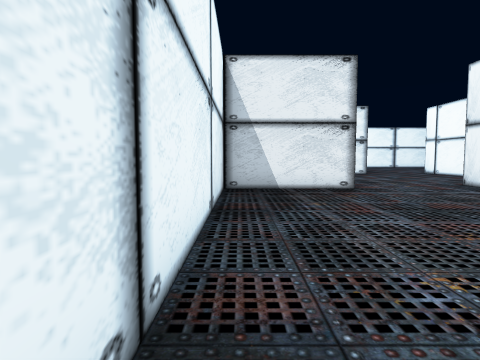
view 1 (above)

20 first-person views from a walk through a scene from a Unity 3-D project. The camera is 1.4 m above the floor, tilts 4° down and sees 75° across. Doors are open. The floor is counted in squares, 1.5 m on a side. Each view is taken from the middle of a square. On the plan, view 1 faces up. The plan holds only what a view shows up to about 12 squares ahead; the rest is blank. The place goes on beyond the plan. The player is left out.

view 2
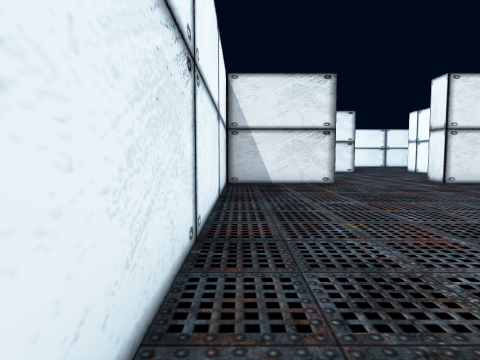

view 3
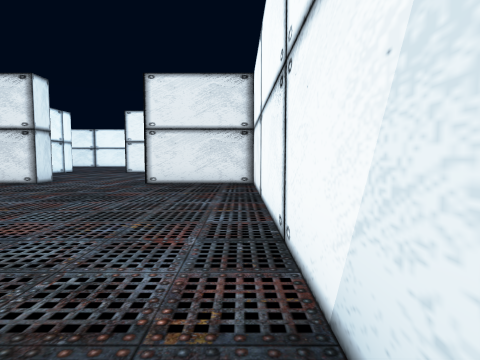

view 4
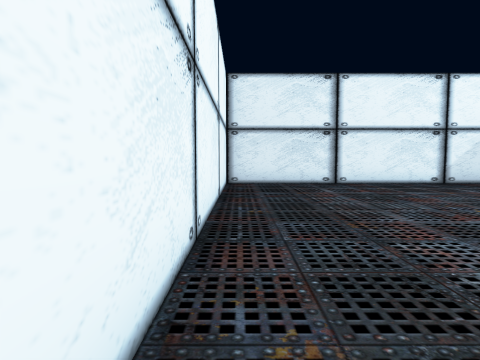

view 5
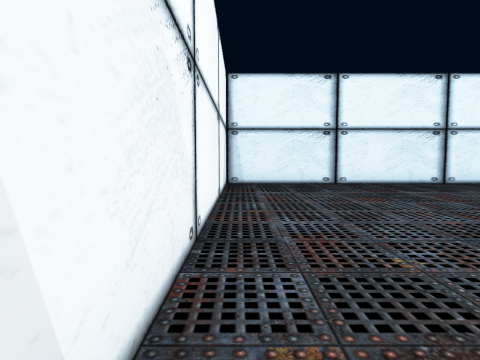

view 6
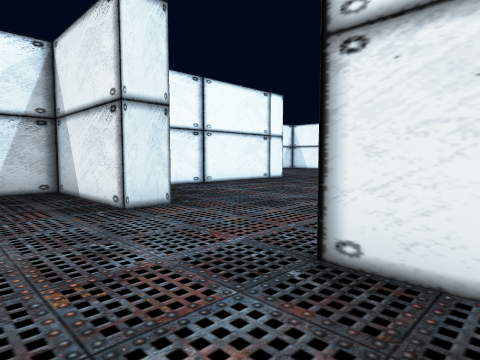

view 7
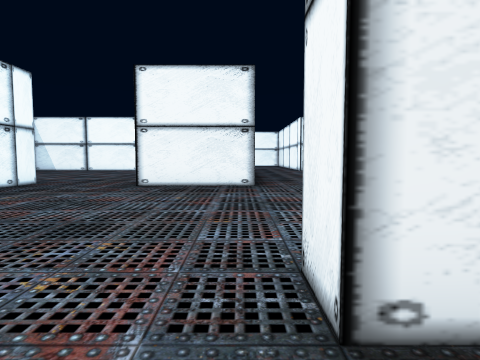

view 8
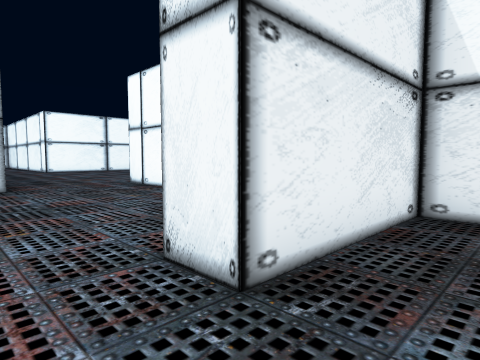

view 9
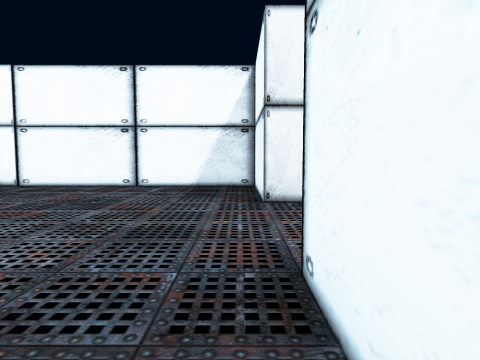

view 10
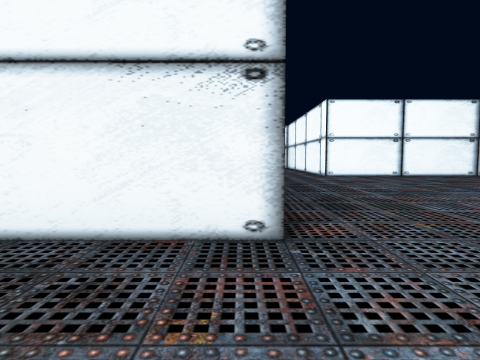

view 11
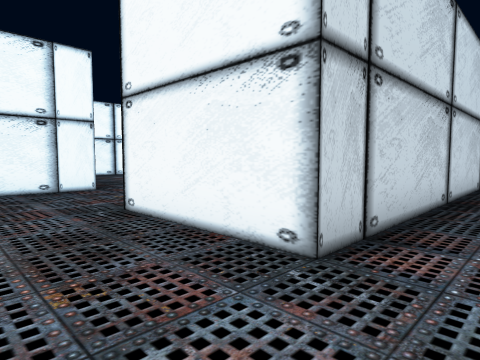

view 12
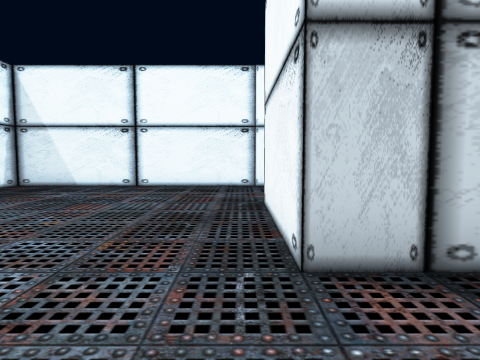

view 13
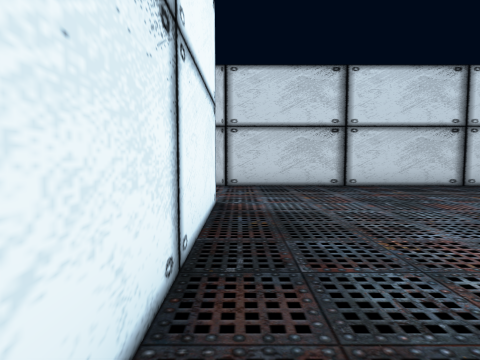

view 14
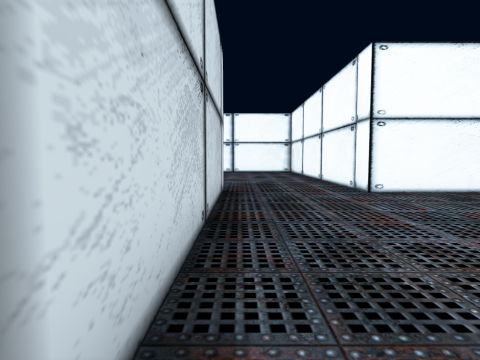

view 15
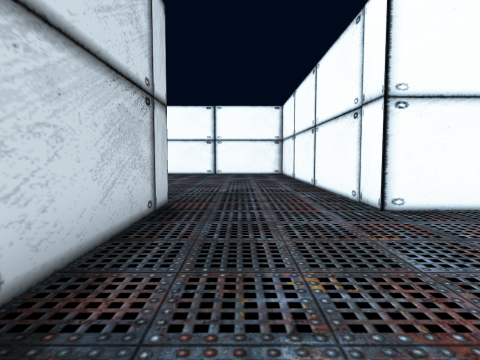

view 16
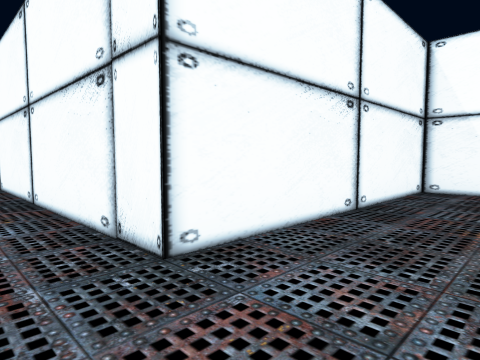

view 17
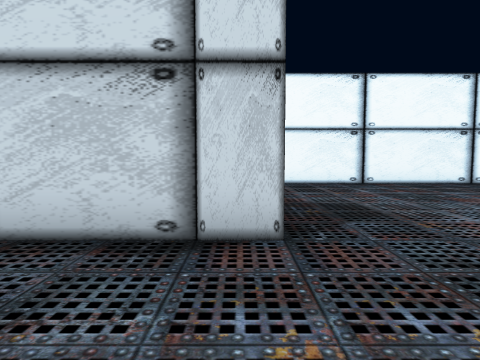

view 18
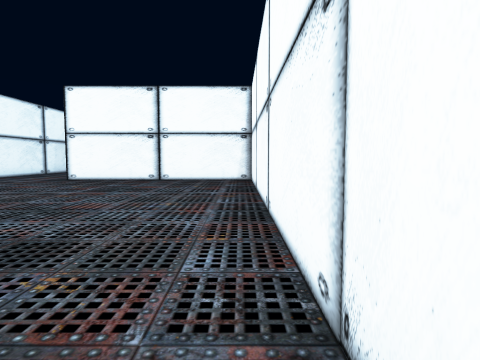

view 19
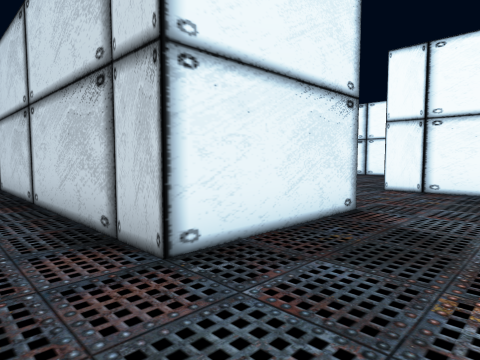

view 20
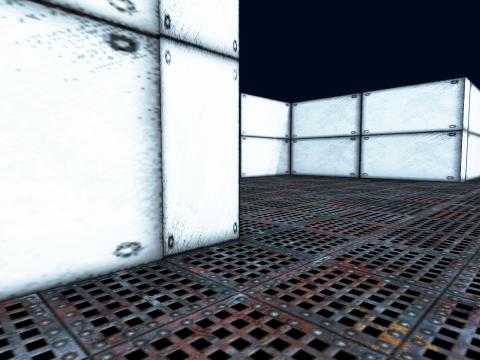

### Floor plan
Points are (right, up) in squares from view 1. A wall is a line through its corners. A room is listed if a view was taken in it or the views show most of it. See-through windows are left out.
Room 1 (views 1, 2, 3, 4, 5, 6, 7, 8)
walls: (3.5, 9.5) (-0.5, 9.5) (-0.5, -2.5) (11.5, -2.5) (11.5, 9.5) (7.5, 9.5)
ways out: open door at (5.5, 10) to room 2
Room 2 (views 9, 10, 11, 12, 13, 14, 15, 16, 18)
walls: (7.5, 30.5) (7.5, 18.5) (3.5, 18.5); (7.5, 10.5) (11.5, 10.5) (11.5, 19.5) (17.5, 19.5); (-0.5, 17.4) (-0.5, 10.5) (3.5, 10.5); (18.5, 31.5) (11.5, 31.5)
ways out: open door at (5.5, 10) to room 1; opening at (9.5, 30.2) to room 3; opening at (1.5, 17.2)
Room 3 (views 17, 19, 20)
walls: (3.4, 32.5) (7.5, 32.5) (7.5, 30.5); (-0.5, 40.9) (-0.5, 31.5); (11.5, 31.5) (11.5, 43)
ways out: opening at (9.5, 30.2) to room 2; opening at (1, 31)

Where each view was taken, in squares from view 1:
view 1: 0 up, 0 right, facing up
view 2: 2 down, 0 right, facing up
view 3: 2 down, 11 right, facing up
view 4: 2 down, 11 right, facing left
view 5: 9 up, 11 right, facing down
view 6: 7 up, 9 right, facing up-left
view 7: 8 up, 7 right, facing up
view 8: 8 up, 6 right, facing up-right
view 9: 11 up, 1 right, facing right
view 10: 15 up, 7 right, facing up
view 11: 16 up, 9 right, facing up-left
view 12: 18 up, 10 right, facing left
view 13: 20 up, 18 right, facing left
view 14: 23 up, 8 right, facing up
view 15: 26 up, 9 right, facing up
view 16: 29 up, 10 right, facing up-right
view 17: 32 up, 11 right, facing left
view 18: 31 up, 11 right, facing up
view 19: 35 up, 9 right, facing down-left
view 20: 34 up, 9 right, facing down-right
